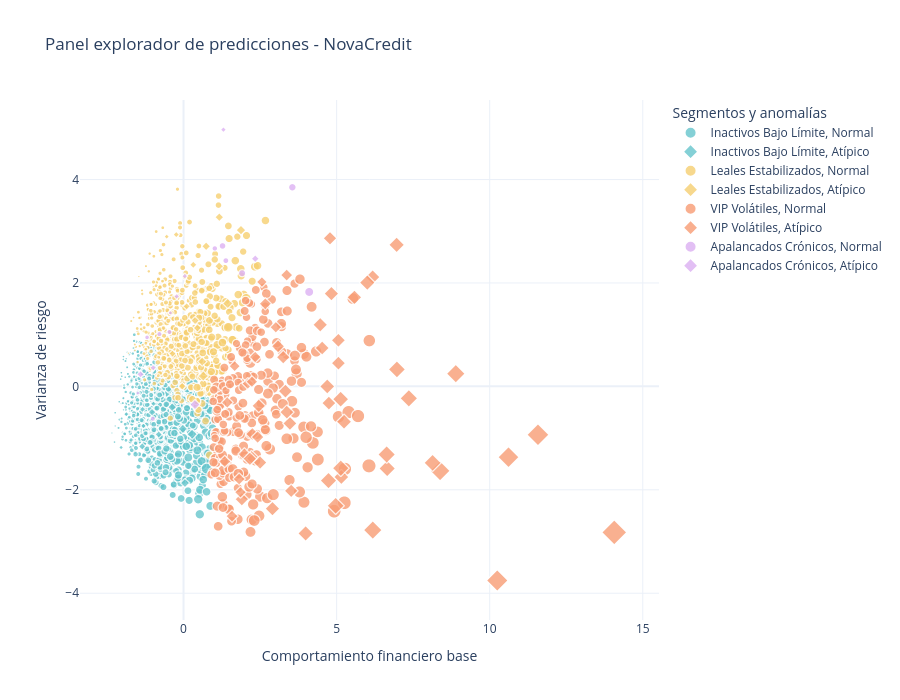

The notebook cell saved with this chart:
### Markdown cell above
A continuación se integra un panel explorador de predicciones, integrando el dataframe original de entrenamiento con las predicciones del modelo Random Forest y la segmentación guiada de K-Means. El panel tiene la intención de mostrar de manera visual el poder de las predicciones del algoritmo y su efectividad.

### Code cell
# ------------------------------------------------------------------------------
# 📺 Panel de exploración
# ------------------------------------------------------------------------------

display_mensaje("🔨 Construyendo el Panel Explorador")

print("🔨 Construyendo el DataFrame de analisis...")
# armando el dataframe del panel con el conjunto de prueba
# se utiliza el dataframe original para tener los tooltips correctos en la grafica
df_panel_final = X_test.copy()

# asegurando tener la colummna id_cliente
if 'id_cliente' not in df_panel_final.columns:
    df_panel_final['id_cliente'] = [f"C-TEST-{i}" for i in range(len(df_panel_final))]

# ------------------------------------------------------------------------------
# integrando el nuevo dataframe con las predicciones del modelo random forest
print("🔨 Integrando predicciones al dataframe...")
df_panel_final['default_proba'] = best_model.predict_proba(X_test_prep)[:, 1]
df_panel_final['prediccion_default'] = best_model.predict(X_test_prep)

# ------------------------------------------------------------------------------
# reduciendo las dimenciones del PCA a 2 componentes para poder graficarlas
pca = PCA(n_components=2, random_state=42)
pca_result = pca.fit_transform(X_test_prep)

df_panel_final['PCA_C1'] = pca_result[:, 0]
df_panel_final['PCA_C2'] = pca_result[:, 1]


# ------------------------------------------------------------------------------
# Aplicando K-Means
# ------------------------------------------------------------------------------
# simulando los 4 segmentos principales definimos en la Actividad 2 con kmeans
k_optimo = 4
print(f"☘️ Aplicando K-Means...")

kmeans = KMeans(n_clusters=k_optimo, random_state=42, n_init=10)
df_panel_final['cluster_id'] = kmeans.fit_predict(X_test_prep)

# etiquetas finales al DataFrame
df_panel_final["cluster_final"] = kmeans.labels_

centroides_pca = pca.transform(kmeans.cluster_centers_)

# asginación de nombres a cada cluster
# se mapean los numeros a nombres descriptivos para facilitar la lectura
nombres_estrategicos = {
    0: 'Leales Estabilizados',
    1: 'Inactivos Bajo Límite',
    2: 'VIP Volátiles',
    3: 'Apalancados Crónicos'
}

df_panel_final['Segmento'] = df_panel_final['cluster_id'].map(nombres_estrategicos)

print("✔️ K-Means finalizado.")


# ------------------------------------------------------------------------------
# detectando anomalias - descartando el 5% de la cartera con comportamiento extremo
iso_forest = IsolationForest(contamination=0.05, random_state=42)
df_panel_final['Outlier_Flag'] = iso_forest.fit_predict(X_test_prep)
df_panel_final['Es_Anomalia'] = df_panel_final['Outlier_Flag'].map({1: 'Normal', -1: 'Atípico'})

print("✅ Panel explorador terminado.")
#print(f"Dimensiones: {df_panel_final.shape}")
#display(df_panel_final.head())

# ------------------------------------------------------------------------------
# panel iteractivo con ploty
# estableciendo el limite de credito para el limite de burbuja
col_tamaño = 'limite_credito' if 'limite_credito' in df_panel_final.columns else 'ingreso_mensual'

# scatter de PCA's
fig = px.scatter(
    df_panel_final, 
    x='PCA_C1', 
    y='PCA_C2',
    color='Segmento',
    size=col_tamaño,
    symbol='Es_Anomalia', # mostrando la diferencia entre anomalias y normales
    hover_data=['id_cliente', 'ingreso_mensual', 'default_proba', 'prediccion_default'],
    title="Panel explorador de predicciones - NovaCredit",
    color_discrete_sequence=px.colors.qualitative.Pastel,
    opacity=0.8
)

fig.update_layout(
    xaxis_title="Comportamiento financiero base", # Componente 1
    yaxis_title="Varianza de riesgo", # Componente 2
    legend_title="Segmentos y anomalías",
    template="plotly_white",
    height=700
)

fig.show()

### Figure 1 — Plotly figure (JSON) as saved in the notebook; plotly's stock layout.template omitted (floating-point values rounded to 4 significant figures; data arrays with more than 128 entries replaced by an {"elided": "..."} marker saying what was removed)
{"data": [{"customdata": {"elided": "1022x4 mixed values"}, "hovertemplate": "Segmento=Inactivos Bajo Límite<br>Es_Anomalia=Normal<br>PCA_C1=%{x}<br>PCA_C2=%{y}<br>limite_credito=%{marker.size}<br>id_cliente=%{customdata[0]}<br>ingreso_mensual=%{customdata[1]}<br>default_proba=%{customdata[2]}<br>prediccion_default=%{customdata[3]}<extra></extra>", "legendgroup": "Inactivos Bajo Límite, Normal", "marker": {"color": "rgb(102, 197, 204)", "opacity": 0.8, "size": {"elided": "1022 float values"}, "sizemode": "area", "sizeref": 1138.0, "symbol": "circle"}, "mode": "markers", "name": "Inactivos Bajo Límite, Normal", "showlegend": true, "type": "scattergl", "x": {"elided": "1022 float values"}, "xaxis": "x", "y": {"elided": "1022 float values"}, "yaxis": "y"}, {"customdata": [["C-TEST-19", 1821.0, 0.8342, 1], ["C-TEST-614", 10960.0, 0.8067, 1], ["C-TEST-871", 4516.0, 0.782, 1], ["C-TEST-888", 21130.0, 0.8176, 1], ["C-TEST-906", 14160.0, 0.9117, 1], ["C-TEST-907", 6889.0, 0.4007, 0], ["C-TEST-921", 10230.0, 0.936, 1], ["C-TEST-1033", 21810.0, 0.7424, 1], ["C-TEST-1181", 9783.0, 0.7396, 1], ["C-TEST-1487", 22400.0, 0.236, 0], ["C-TEST-1509", 5008.0, 0.2756, 0], ["C-TEST-1547", null, 0.2967, 0], ["C-TEST-1865", null, 0.8364, 1], ["C-TEST-1939", 1806.0, 0.3745, 0]], "hovertemplate": "Segmento=Inactivos Bajo Límite<br>Es_Anomalia=Atípico<br>PCA_C1=%{x}<br>PCA_C2=%{y}<br>limite_credito=%{marker.size}<br>id_cliente=%{customdata[0]}<br>ingreso_mensual=%{customdata[1]}<br>default_proba=%{customdata[2]}<br>prediccion_default=%{customdata[3]}<extra></extra>", "legendgroup": "Inactivos Bajo Límite, Atípico", "marker": {"color": "rgb(102, 197, 204)", "opacity": 0.8, "size": [5760.0, 45390.0, 16800.0, 62900.0, 58890.0, 29790.0, 26640.0, 63600.0, 37970.0, 74150.0, 20250.0, 24220.0, 38670.0, 7542.0], "sizemode": "area", "sizeref": 1138.0, "symbol": "diamond"}, "mode": "markers", "name": "Inactivos Bajo Límite, Atípico", "showlegend": true, "type": "scattergl", "x": [-2.338, -1.027, -2.038, 0.0474, -0.3723, -1.338, -1.308, -0.01972, -1.351, 0.2822, -1.867, -0.979, -0.8102, -1.967], "xaxis": "x", "y": [-0.9014, -0.499, -1.181, -1.869, -0.4023, -0.4427, -0.7648, -0.8221, -1.161, -0.9247, -0.5365, -0.3373, -0.9295, 0.5211], "yaxis": "y"}, {"customdata": {"elided": "624x4 mixed values"}, "hovertemplate": "Segmento=Leales Estabilizados<br>Es_Anomalia=Normal<br>PCA_C1=%{x}<br>PCA_C2=%{y}<br>limite_credito=%{marker.size}<br>id_cliente=%{customdata[0]}<br>ingreso_mensual=%{customdata[1]}<br>default_proba=%{customdata[2]}<br>prediccion_default=%{customdata[3]}<extra></extra>", "legendgroup": "Leales Estabilizados, Normal", "marker": {"color": "rgb(246, 207, 113)", "opacity": 0.8, "size": {"elided": "624 float values"}, "sizemode": "area", "sizeref": 1138.0, "symbol": "circle"}, "mode": "markers", "name": "Leales Estabilizados, Normal", "showlegend": true, "type": "scattergl", "x": {"elided": "624 float values"}, "xaxis": "x", "y": {"elided": "624 float values"}, "yaxis": "y"}, {"customdata": [["C-TEST-43", 14860.0, 0.5045, 1], ["C-TEST-73", 9679.0, 0.8005, 1], ["C-TEST-633", 19220.0, 0.6973, 1], ["C-TEST-668", 4778.0, 0.2406, 0], ["C-TEST-844", 17150.0, 0.9132, 1], ["C-TEST-859", 20350.0, 0.8914, 1], ["C-TEST-896", 4371.0, 0.9608, 1], ["C-TEST-1133", 5500.0, 0.8575, 1], ["C-TEST-1196", 21000.0, 0.8879, 1], ["C-TEST-1207", 14890.0, 0.7482, 1], ["C-TEST-1219", 18700.0, 0.6481, 1], ["C-TEST-1257", 12870.0, 0.9617, 1], ["C-TEST-1351", 14140.0, 0.1296, 0], ["C-TEST-1449", 17720.0, 0.8747, 1], ["C-TEST-1464", 18270.0, 0.125, 0], ["C-TEST-1493", 13020.0, 0.2968, 0], ["C-TEST-1700", 20130.0, 0.8906, 1], ["C-TEST-1940", 10790.0, 0.6563, 1], ["C-TEST-1976", 21860.0, 0.2359, 0]], "hovertemplate": "Segmento=Leales Estabilizados<br>Es_Anomalia=Atípico<br>PCA_C1=%{x}<br>PCA_C2=%{y}<br>limite_credito=%{marker.size}<br>id_cliente=%{customdata[0]}<br>ingreso_mensual=%{customdata[1]}<br>default_proba=%{customdata[2]}<br>prediccion_default=%{customdata[3]}<extra></extra>", "legendgroup": "Leales Estabilizados, Atípico", "marker": {"color": "rgb(246, 207, 113)", "opacity": 0.8, "size": [55610.0, 38140.0, 55710.0, 12870.0, 70070.0, 76990.0, 11080.0, 22900.0, 67110.0, 41130.0, 49090.0, 53210.0, 40730.0, 47050.0, 74910.0, 54830.0, 81270.0, 28000.0, 60050.0], "sizemode": "area", "sizeref": 1138.0, "symbol": "diamond"}, "mode": "markers", "name": "Leales Estabilizados, Atípico", "showlegend": true, "type": "scattergl", "x": [1.169, -0.3598, 1.163, -1.349, 1.876, 1.443, -1.59, -0.549, 0.8996, 0.1034, 0.4539, 0.3767, 0.3186, -0.04167, 0.6467, 0.7377, 1.009, -0.2378, 0.612], "xaxis": "x", "y": [3.272, 0.634, 2.323, 1.788, 3.021, 1.604, 0.809, 2.896, -0.1486, 1.548, 1.13, 1.272, 2.351, 0.00376, 0.1995, 2.709, -0.2122, 2.935, 0.479], "yaxis": "y"}, {"customdata": {"elided": "243x4 mixed values"}, "hovertemplate": "Segmento=VIP Volátiles<br>Es_Anomalia=Normal<br>PCA_C1=%{x}<br>PCA_C2=%{y}<br>limite_credito=%{marker.size}<br>id_cliente=%{customdata[0]}<br>ingreso_mensual=%{customdata[1]}<br>default_proba=%{customdata[2]}<br>prediccion_default=%{customdata[3]}<extra></extra>", "legendgroup": "VIP Volátiles, Normal", "marker": {"color": "rgb(248, 156, 116)", "opacity": 0.8, "size": {"elided": "243 float values"}, "sizemode": "area", "sizeref": 1138.0, "symbol": "circle"}, "mode": "markers", "name": "VIP Volátiles, Normal", "showlegend": true, "type": "scattergl", "x": {"elided": "243 float values"}, "xaxis": "x", "y": {"elided": "243 float values"}, "yaxis": "y"}, {"customdata": {"elided": "59x4 mixed values"}, "hovertemplate": "Segmento=VIP Volátiles<br>Es_Anomalia=Atípico<br>PCA_C1=%{x}<br>PCA_C2=%{y}<br>limite_credito=%{marker.size}<br>id_cliente=%{customdata[0]}<br>ingreso_mensual=%{customdata[1]}<br>default_proba=%{customdata[2]}<br>prediccion_default=%{customdata[3]}<extra></extra>", "legendgroup": "VIP Volátiles, Atípico", "marker": {"color": "rgb(248, 156, 116)", "opacity": 0.8, "size": [316400.0, 356200.0, 141200.0, 155300.0, 162600.0, 142200.0, 130700.0, 148900.0, 164400.0, 142400.0, 130200.0, 106900.0, 107500.0, 164100.0, 251900.0, 153300.0, 147500.0, 133200.0, 122800.0, 295000.0, 211900.0, 176400.0, 101100.0, 147400.0, 110300.0, 91150.0, 139100.0, 101500.0, 137700.0, 204800.0, 113100.0, 146100.0, 130100.0, 158500.0, 120600.0, 225600.0, 160200.0, 132600.0, 229600.0, 331800.0, 175700.0, 138100.0, 97390.0, 174300.0, 190300.0, 103900.0, 134500.0, 112400.0, 201700.0, 83580.0, 100600.0, 151100.0, 258900.0, 455300.0, 211400.0, 220400.0, 202700.0, 99570.0, 165800.0], "sizemode": "area", "sizeref": 1138.0, "symbol": "diamond"}, "mode": "markers", "name": "VIP Volátiles, Atípico", "showlegend": true, "type": "scattergl", "x": [10.61, 11.58, 1.905, 4.83, 2.904, 4.528, 3.087, 5.057, 5.155, 4.748, 2.221, 2.671, 3.369, 4.694, 6.182, 4.465, 3.327, 4.784, 1.988, 8.378, 6.97, 6.96, 2.1, 3.475, 1.817, 1.67, 3.516, 2.234, 2.5, 6.652, 1.584, 3.375, 2.249, 6.177, 2.42, 7.359, 5.582, 2.457, 6.635, 10.25, 3.989, 2.168, 3.014, 6.001, 5.132, 1.859, 3.256, 1.347, 5.136, 2.56, 1.43, 5.058, 8.892, 14.07, 4.969, 8.134, 4.735, 2.341, 5.243], "xaxis": "x", "y": [-1.37, -0.9354, -2.182, 1.794, -2.365, 0.7419, 0.7753, 0.8916, -1.753, -0.3232, -1.366, 1.597, 2.152, -0.001148, -2.779, 1.191, -0.09187, 2.864, -1.31, -1.634, 0.3279, 2.737, 0.05487, -0.7161, -1.792, 0.3911, -2.02, 0.09061, -1.473, -1.588, -2.51, -0.4987, -0.9215, 2.114, -0.9801, -0.2317, 1.723, -0.3763, -1.317, -3.754, -2.844, -1.4, 1.143, 2.007, -0.2478, -2.048, 0.5637, -1.453, -1.582, 2.018, -0.3106, 0.449, 0.2452, -2.823, -2.309, -1.479, -1.822, 0.5679, -0.684], "yaxis": "y"}, {"customdata": [["C-TEST-401", 13950.0, 0.9488, 1], ["C-TEST-484", 6859.0, 0.8898, 1], ["C-TEST-857", 12700.0, 0.9667, 1], ["C-TEST-883", 12070.0, 0.917, 1], ["C-TEST-890", 13590.0, 0.9751, 1], ["C-TEST-950", 6253.0, 0.7311, 1], ["C-TEST-980", 9819.0, 0.7688, 1], ["C-TEST-1144", null, 0.5905, 1], ["C-TEST-1581", 11750.0, 0.9727, 1], ["C-TEST-1775", 22010.0, 0.965, 1], ["C-TEST-1998", 19290.0, 0.9074, 1]], "hovertemplate": "Segmento=Apalancados Crónicos<br>Es_Anomalia=Normal<br>PCA_C1=%{x}<br>PCA_C2=%{y}<br>limite_credito=%{marker.size}<br>id_cliente=%{customdata[0]}<br>ingreso_mensual=%{customdata[1]}<br>default_proba=%{customdata[2]}<br>prediccion_default=%{customdata[3]}<extra></extra>", "legendgroup": "Apalancados Crónicos, Normal", "marker": {"color": "rgb(220, 176, 242)", "opacity": 0.8, "size": [59800.0, 29590.0, 38730.0, 35560.0, 52050.0, 25890.0, 30830.0, 15890.0, 31360.0, 95050.0, 60730.0], "sizemode": "area", "sizeref": 1138.0, "symbol": "circle"}, "mode": "markers", "name": "Apalancados Crónicos, Normal", "showlegend": true, "type": "scattergl", "x": [1.914, -0.7882, 1.383, 1.022, 1.274, -1.191, -0.4602, -0.4289, -1.004, 4.104, 3.554], "xaxis": "x", "y": [2.188, 1.011, 2.431, 2.668, 2.716, 0.9469, 1.052, 1.421, -0.626, 1.826, 3.85], "yaxis": "y"}, {"customdata": [["C-TEST-66", 9570.0, 0.6963, 1], ["C-TEST-319", null, 0.9525, 1], ["C-TEST-537", 5047.0, 0.9206, 1], ["C-TEST-863", 8855.0, 0.966, 1], ["C-TEST-923", 9384.0, 0.708, 1], ["C-TEST-1107", 17510.0, 0.7859, 1], ["C-TEST-1655", 8412.0, 0.9591, 1], ["C-TEST-1982", 7297.0, 0.7086, 1]], "hovertemplate": "Segmento=Apalancados Crónicos<br>Es_Anomalia=Atípico<br>PCA_C1=%{x}<br>PCA_C2=%{y}<br>limite_credito=%{marker.size}<br>id_cliente=%{customdata[0]}<br>ingreso_mensual=%{customdata[1]}<br>default_proba=%{customdata[2]}<br>prediccion_default=%{customdata[3]}<extra></extra>", "legendgroup": "Apalancados Crónicos, Atípico", "marker": {"color": "rgb(220, 176, 242)", "opacity": 0.8, "size": [26310.0, 78120.0, 17870.0, 28170.0, 38660.0, 47510.0, 25990.0, 24280.0], "sizemode": "area", "sizeref": 1138.0, "symbol": "diamond"}, "mode": "markers", "name": "Apalancados Crónicos, Atípico", "showlegend": true, "type": "scattergl", "x": [-0.2231, 0.3737, -1.49, -0.9919, -1.404, 2.342, 0.0432, 1.303], "xaxis": "x", "y": [1.74, -0.3523, -0.1299, 0.3593, 0.2332, 2.469, 2.132, 4.965], "yaxis": "y"}], "layout": {"height": 700, "legend": {"itemsizing": "constant", "title": {"text": "Segmentos y anomalías"}, "tracegroupgap": 0}, "title": {"text": "Panel explorador de predicciones - NovaCredit"}, "xaxis": {"anchor": "y", "domain": [0, 1], "title": {"text": "Comportamiento financiero base"}}, "yaxis": {"anchor": "x", "domain": [0, 1], "title": {"text": "Varianza de riesgo"}}}}
